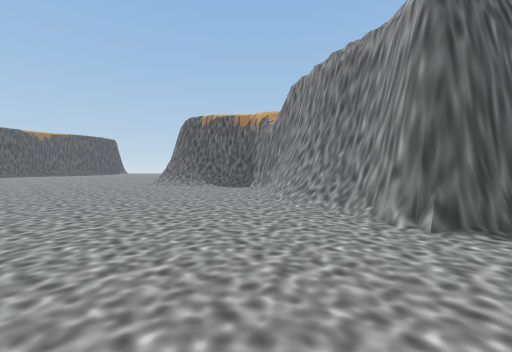
[1] (above)

17 first-person views from a walk through a Unity game level. The camera is 1.2 m above the floor, tilts 2° down and sees 90° across. The floor is counted in squares, 2 m on a side. Each view is taken from the middle of a square. On the plan, view 1 faces up. The plan holds only what a view shows up to about 9 squares ahead; the rest is blank. The place goes on beyond the plan.

[2]
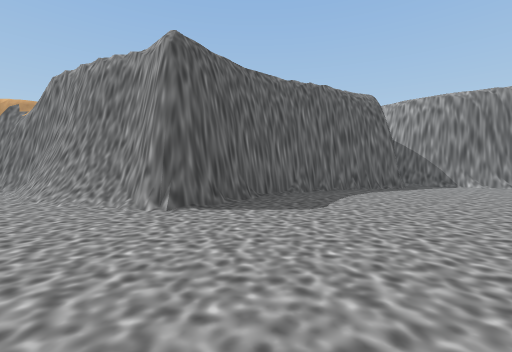

[3]
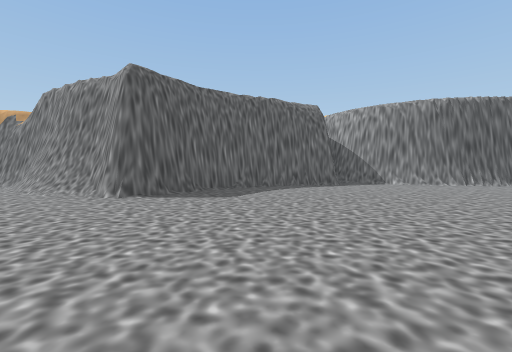

[4]
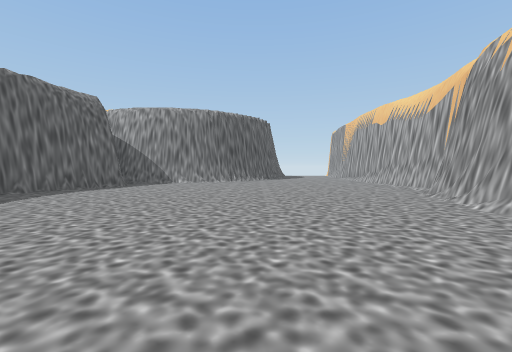

[5]
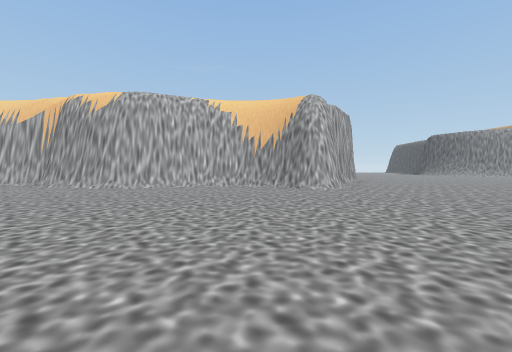

[6]
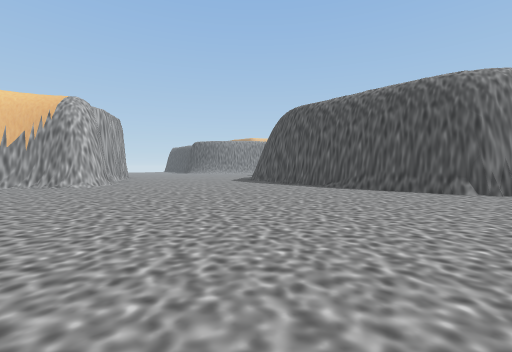

[7]
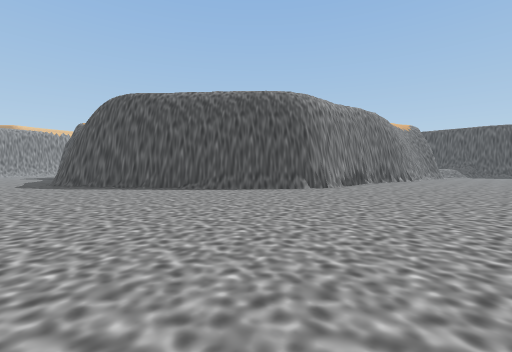

[8]
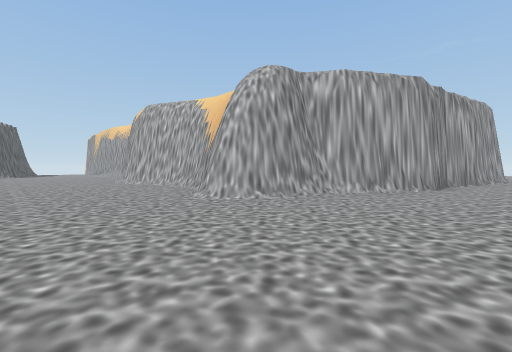

[9]
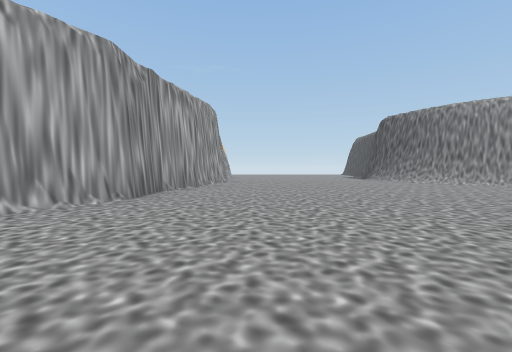

[10]
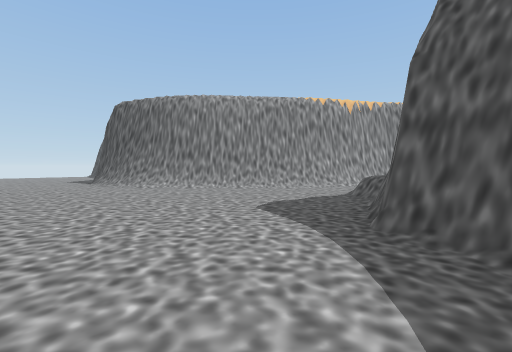

[11]
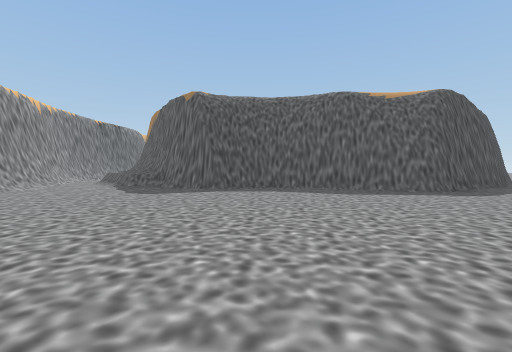

[12]
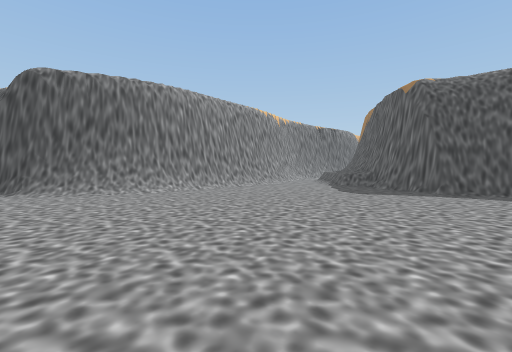

[13]
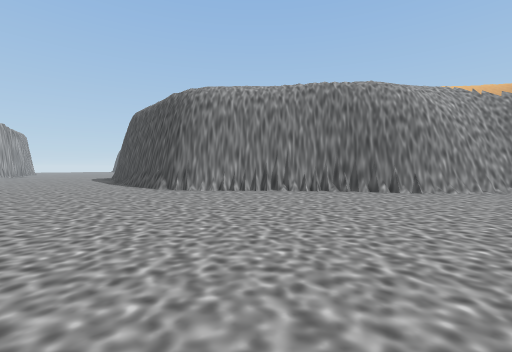

[14]
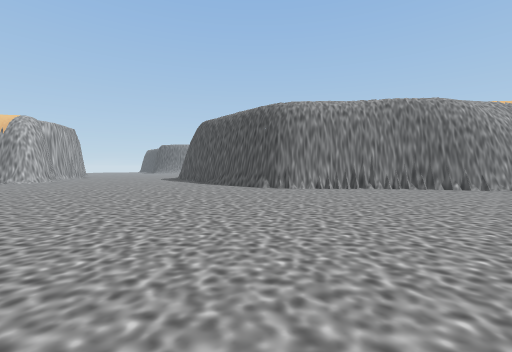

[15]
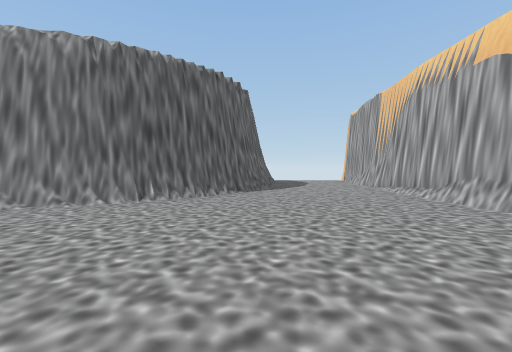

[16]
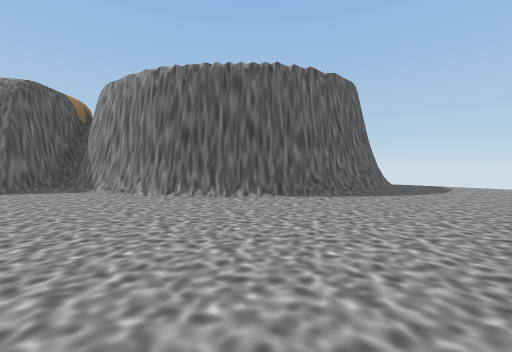

[17]
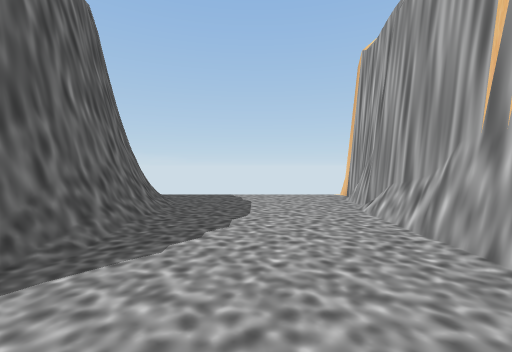

### Floor plan
Key: @ floor where view 1 was taken; # wall or solid block; . floor; / step, stairs or slope; ^ raised ledge.
Columns run from 20 left of view 1 to 17 right of it. Each row starts with its distance up from view 1.
  9       ##.........####
  8        #.........///#
  7        ##...........##
  6         ##...........#
  5          ##..........#
  4           #..........##
  3           ##..........######
  2            ##..............####
  1             #.................#
  0            ##.......@.........#
 -1            #..................##
 -2            #...................##
 -3            #....................##
 -4            #.....................####
 -5           ##..........................
 -6         ###......#....................
 -7       ###........#########............
 -8       #.........##       #############
 -9    ####.........#
-10   ^^^..........##
-11 #..............#
-12 ###............#
-13   ##..........##
-14    ##.........#
-15     ##........#
-16      ##...

Positions as (right, up) in squares from view 1, and headings:
1: (0, 0), facing up
2: (0, -1), facing up-right
3: (0, -3), facing up-right
4: (0, -3), facing right
5: (-1, 1), facing down
6: (-1, 3), facing down-left
7: (-1, 1), facing left
8: (-7, -3), facing down-right
9: (-8, -6), facing down
10: (-11, -8), facing down-left
11: (-8, -13), facing up-left
12: (-8, -13), facing left
13: (-5, 9), facing down-left
14: (-2, 8), facing down-left
15: (6, -4), facing right
16: (8, -7), facing up-right
17: (12, -6), facing right
